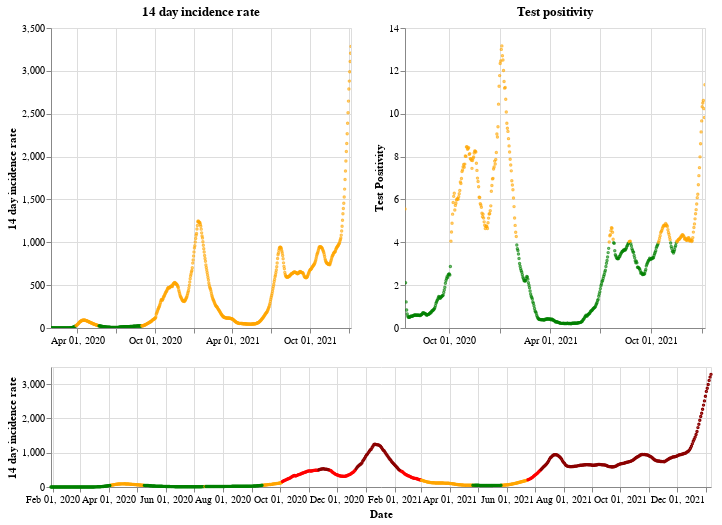

The notebook cell saved with this chart:
### Markdown cell above
## England

### Code cell
plot_traffic_light('England')

### Figure 1 — Vega-Lite specification as saved in the notebook (floating-point values rounded to 4 significant figures; data arrays with more than 128 entries replaced by an {"elided": "..."} marker saying what was removed)
{"config": {"view": {"continuousWidth": 400, "continuousHeight": 300}}, "vconcat": [{"hconcat": [{"mark": {"type": "point", "size": 2}, "encoding": {"color": {"condition": {"value": "green", "test": "(datum.twoWeeklyCasesRate <= 25)"}, "value": "orange"}, "tooltip": [{"type": "nominal", "field": "areaName"}, {"type": "temporal", "field": "date"}, {"type": "quantitative", "field": "twoWeeklyCasesRate"}, {"type": "quantitative", "field": "testPositivity"}], "x": {"type": "temporal", "axis": {"title": ""}, "field": "date", "scale": {"domain": {"selection": "DateBrush"}}, "timeUnit": "yearmonthdate"}, "y": {"type": "quantitative", "axis": {"title": "14 day incidence rate"}, "field": "twoWeeklyCasesRate"}}, "title": "14 day incidence rate", "width": 300}, {"mark": {"type": "point", "size": 2}, "encoding": {"color": {"condition": {"value": "green", "test": "(datum.testPositivity <= 4)"}, "value": "orange"}, "tooltip": [{"type": "nominal", "field": "areaName"}, {"type": "temporal", "field": "date"}, {"type": "quantitative", "field": "twoWeeklyCasesRate"}, {"type": "quantitative", "field": "testPositivity"}], "x": {"type": "temporal", "axis": {"title": ""}, "field": "date", "scale": {"domain": {"selection": "DateBrush"}}, "timeUnit": "yearmonthdate"}, "y": {"type": "quantitative", "axis": {"title": "Test Positivity"}, "field": "testPositivity"}}, "title": "Test positivity", "width": 300}]}, {"layer": [{"mark": {"type": "point", "size": 2}, "encoding": {"color": {"condition": {"value": "orange", "test": "(((datum.testPositivity < 4) && (datum.twoWeeklyCasesRate >= 50)) && (datum.twoWeeklyCasesRate < 200))"}, "value": "red"}, "opacity": {"condition": {"value": 1, "test": "((datum.twoWeeklyCasesRate >= 50) && (datum.twoWeeklyCasesRate < 500))"}, "value": 0}, "tooltip": [{"type": "nominal", "field": "areaName"}, {"type": "temporal", "field": "date"}, {"type": "quantitative", "field": "twoWeeklyCasesRate"}, {"type": "quantitative", "field": "testPositivity"}], "x": {"type": "temporal", "axis": {"title": "Date"}, "field": "date", "timeUnit": "yearmonthdate"}, "y": {"type": "quantitative", "axis": {"title": "14 day incidence rate"}, "field": "twoWeeklyCasesRate"}}, "selection": {"DateBrush": {"type": "interval", "encodings": ["x"], "fields": ["Time"]}}}, {"mark": {"type": "point", "size": 2}, "encoding": {"color": {"value": "darkred"}, "opacity": {"condition": {"value": 1, "test": "(datum.twoWeeklyCasesRate >= 500)"}, "value": 0}, "tooltip": [{"type": "nominal", "field": "areaName"}, {"type": "temporal", "field": "date"}, {"type": "quantitative", "field": "twoWeeklyCasesRate"}, {"type": "quantitative", "field": "testPositivity"}], "x": {"type": "temporal", "axis": {"title": "Date"}, "field": "date", "timeUnit": "yearmonthdate"}, "y": {"type": "quantitative", "axis": {"title": "14 day incidence rate"}, "field": "twoWeeklyCasesRate"}}}, {"mark": {"type": "point", "size": 2}, "encoding": {"color": {"condition": {"value": "green", "test": "((datum.testPositivity < 4) && (datum.twoWeeklyCasesRate < 50))"}, "value": "orange"}, "opacity": {"condition": {"value": 1, "test": "(datum.twoWeeklyCasesRate < 50)"}, "value": 0}, "tooltip": [{"type": "nominal", "field": "areaName"}, {"type": "temporal", "field": "date"}, {"type": "quantitative", "field": "twoWeeklyCasesRate"}, {"type": "quantitative", "field": "testPositivity"}], "x": {"type": "temporal", "axis": {"title": "Date"}, "field": "date", "timeUnit": "yearmonthdate"}, "y": {"type": "quantitative", "axis": {"title": "14 day incidence rate"}, "field": "twoWeeklyCasesRate"}}}], "height": 120, "width": 660}], "data": {"name": "data-28404372959075ddd345f510d6b3759c"}, "$schema": "https://vega.github.io/schema/vega-lite/v4.8.1.json", "datasets": {"data-28404372959075ddd345f510d6b3759c": {"elided": "708 records"}}}
